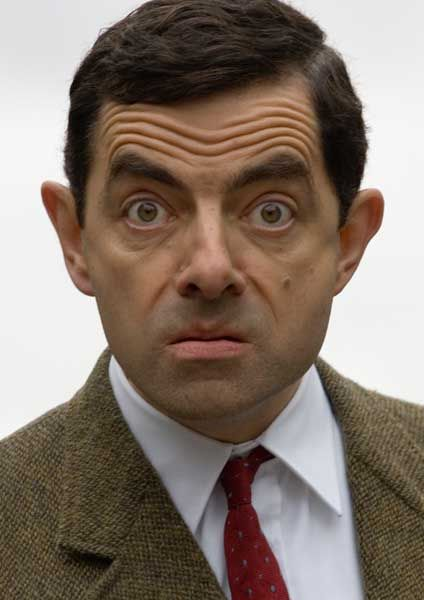
%> input picture Poisson Image Editing/bean.jpg, 424 x 600 px
$ octave --eval "result = TextureFlattening;"   (GNU Octave 9; MATLAB toolbox functions it lacks are replaced by stand-ins)
%> lines starting %> are read from the running program, lines starting %| are printed output that depends on the picture; in (x1, y1, x2, y2) boxes, pixels count from 0 and x2, y2 are one past the last pixel; in counts of white or black regions, pixels touching at a corner belong together; the program's own positions count from 1
function I = TextureFlattening

    % read image and mask
    target = im2double(imread('bean.jpg'));
    mask = imread('mask_bean.bmp');
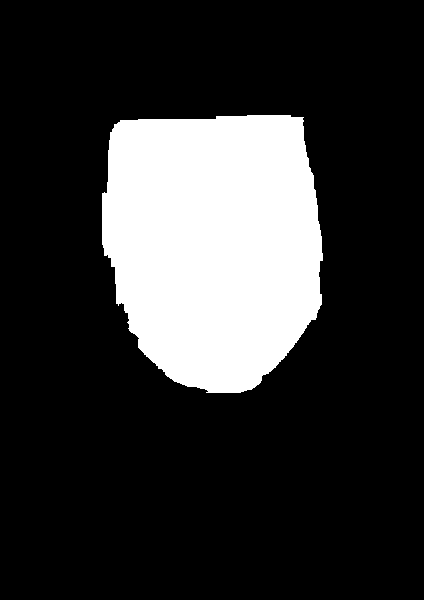
%> input picture Poisson Image Editing/mask_bean.bmp, 424 x 600 px
%> mask: size 600x424 logical; 20.1% white; 1 white region, box (x1, y1, x2, y2) and area: (102, 115, 323, 393) 51140

    % edge detection
    Edges = edge(rgb2gray(target),'canny',0.1);
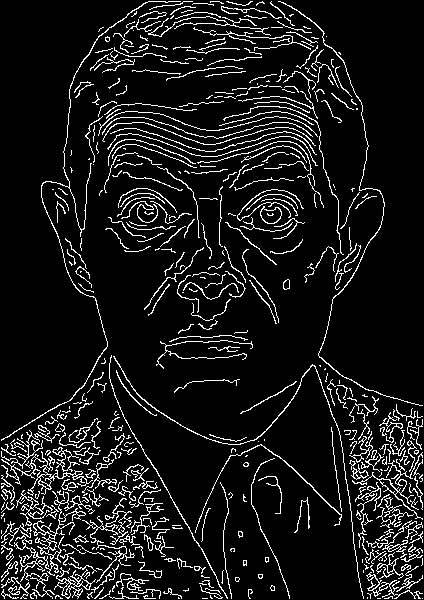
%> Edges: size 600x424 logical; 9.3% white in thin lines or dots
    source = Edges;


    N=sum(mask(:));  % N: Number of unknown pixels == variables
%> N = 51140

    % enumerating pixels in the mask
    mask_id = zeros(size(mask));
    mask_id(mask) = 1:N;
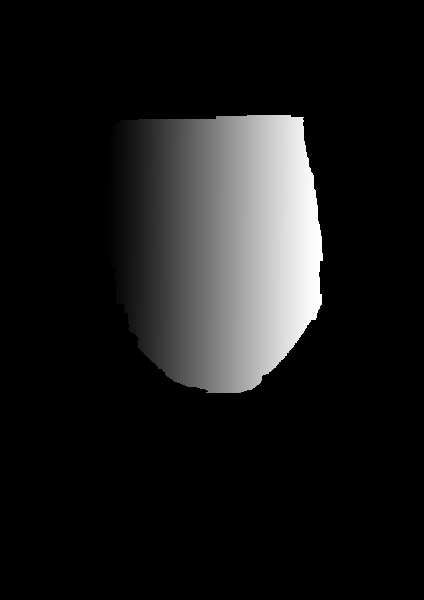
%> mask_id: size 600x424 double; min 0, max 51140, mean 5140.2; drawn with min black and max white

    row_offset = 0;
    col_offset = 0;

    % neighborhood size for each pixel in the mask
    [ir,ic] = find(mask);
%> ir = 51140 values from 116 to 393; ic = 51140 values from 103 to 323

    Np = zeros(N,1);

    for ib=1:N

        i = ir(ib);
        j = ic(ib);

        Np(ib)=  double((row_offset+i> 1))+ ...
                 double((col_offset+j> 1))+ ...
                 double((row_offset+i< size(target,1))) + ...
                 double((col_offset+j< size(target,2)));
    end
%> this loop made 51140 passes
%> (i, j) on passes 1 to 3: (194, 103), (195, 103), (196, 103)

    % compute matrix A
    A = sparse(N, N);

    for i=1:N
        r = ir(i);
        c = ic(i);

        A(i, mask_id(r,c)) = 4;

        id = zeros(4);
        id(1) = mask_id(r+1,c);
        id(2) = mask_id(r-1,c);
        id(3) = mask_id(r,c+1);
        id(4) = mask_id(r,c-1);

        for j=1:4
            if id(j) ~= 0
                A(i, id(j)) = -1;
            end
          end
    end

    % output intialization
    seamless = target;

    for color=1:3 % solve for each colorchannel

        % compute b for each color
        b=zeros(N,1);

        for ib=1:N

            i = ir(ib);
            j = ic(ib);

            b(ib) = b(ib) + target(row_offset+i-1,col_offset+j,color)*(1-mask(i-1,j)) + target(row_offset+i+1,col_offset+j,color)*(1-mask(i+1,j)) +  target(row_offset+i,col_offset+j-1,color)*(1-mask(i,j-1)) + target(row_offset+i,col_offset+j+1,color)*(1-mask(i,j+1));

            target_main = target(row_offset+i,col_offset+j,color);
            target_1 = target_main - target(row_offset+i-1,col_offset+j,color);
            target_2 = target_main - target(row_offset+i+1,col_offset+j,color);
            target_3 = target_main - target(row_offset+i,col_offset+j-1,color);
            target_4 = target_main - target(row_offset+i,col_offset+j+1,color);

            if Edges(i, j) == 1
                b(ib) = b(ib) + target_1 + target_2 + target_3 + target_4;
            else
                if Edges(i-1,j) == 1
                    b(ib) = b(ib) + target_1;
                end

                if Edges(i+1,j) == 1
                    b(ib) = b(ib) + target_2;
                end

                if Edges(i,j-1) == 1
                    b(ib) = b(ib) + target_3;
                end

                if Edges(i,j+1) == 1
                    b(ib) = b(ib) + target_4;
                end
            end

        end

        % solve linear system A*x = b;
        x = A\b;

        % impaint target image
        for ib = 1:N
            seamless(row_offset+ir(ib),col_offset+ic(ib),color) = x(ib);
        end

    end

    I = seamless;

    figure(1), imshow(target);
    figure(2), imshow(Edges);
    figure(3), imshow(I);

end
%> (the run ends here)
